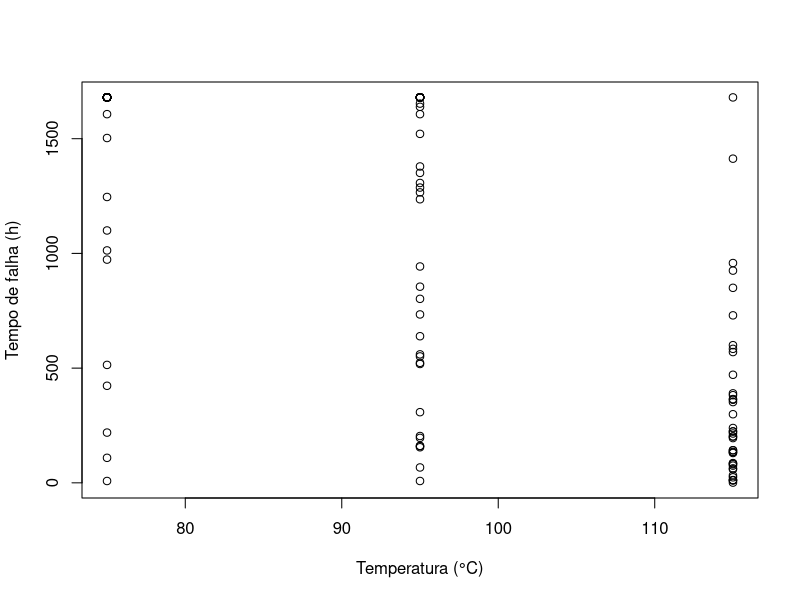
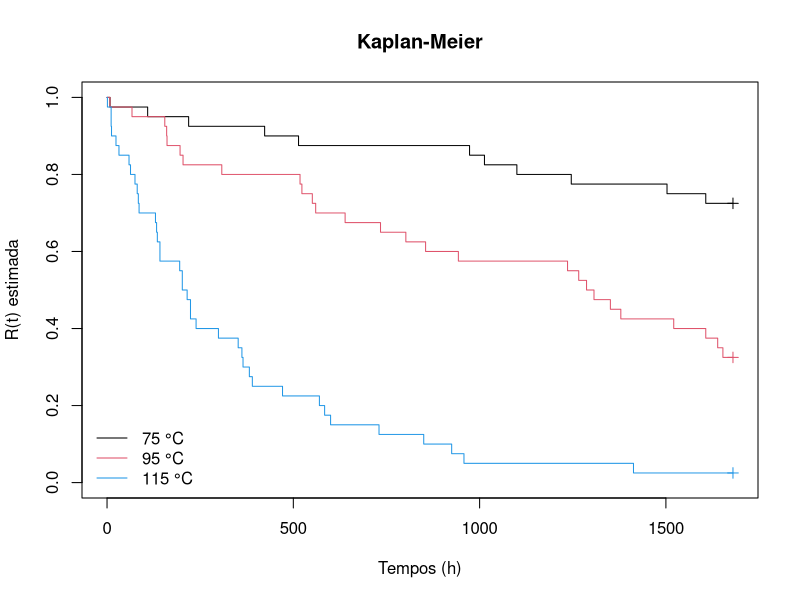
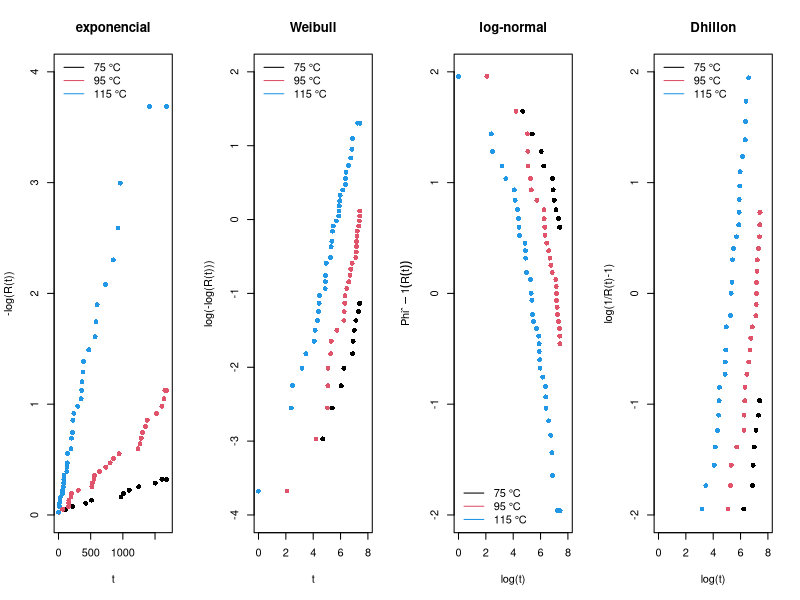

R code for these plots, in order: (Note: this script raises an error after producing the figures.)
# Carregando o pacote necessário:
require(survival)


# Carregando dados:
tempos.75=c(8,109,219,423,514,973,1013,1100,1246,1503,1607,rep(1680,29))
tempos.95=c(8,67,155,160,161,196,204,308,518,523,551,560,639,734,802,855,943,1236,1266,1287,1307,
1351,1379,1521,1607,1639,1653,rep(1680,13))
tempos.115=c(1,11,11,12,24,32,59,63,75,81,84,86,130,133,135,142,142,195,202,202,215,224,224,239,
299,352,362,365,382,390,471,570,584,600,730,850,925,958,1413,1680)
tempos=c(tempos.75,tempos.95,tempos.115)
cens.75=c(rep(1,11),rep(0,29))
cens.95=c(rep(1,27),rep(0,13))
cens.115=c(rep(1,39),rep(0,1))
cens=c(cens.75,cens.95,cens.115)
tau.75=rep(75,40)
tau.95=rep(95,40)
tau.115=rep(115,40)
tau=c(tau.75,tau.95,tau.115)
x.75=1000/(273.15+tau.75)
x.95=1000/(273.15+tau.95)
x.115=1000/(273.15+tau.115)
x=c(x.75,x.95,x.115)


# Gráfico tempo de falha (h) versus níveis de temperatura (°C):
plot(tau, tempos, xlab="Temperatura (°C)", ylab="Tempo de falha (h)")


# Estimador K-M:
ekm=survfit(Surv(tempos,cens)~tau)
summary(ekm)


plot(ekm, main="Kaplan-Meier", xlab="Tempos (h)", ylab="R(t) estimada", mark.time=TRUE, col=c(1,2,4))
legend("bottomleft", c("75 °C","95 °C","115 °C"), col=c(1,2,4), bty="n", lty=1)


# Gráficos de linearização das funções de confiabilidade:
ekm.75=survfit(Surv(tempos.75,cens.75)~1)
t1=ekm.75$time
rt1=ekm.75$surv
invrt1=qnorm(rt1)


ekm.95=survfit(Surv(tempos.95,cens.95)~1)
t2=ekm.95$time
rt2=ekm.95$surv
invrt2=qnorm(rt2)


ekm.115=survfit(Surv(tempos.115,cens.115)~1)
t3=ekm.115$time
rt3=ekm.115$surv
invrt3=qnorm(rt3)


par(mfrow=c(1,4))
plot(t1, -log(rt1), pch=16, xlab="t", ylab="-log(R(t))", main="exponencial", xlim=c(0,1700), ylim=c(0,4), col=1)
lines(t2, -log(rt2), pch=16, type="p", col=2, xlim=c(0,1700), ylim=c(0,4))
lines(t3, -log(rt3), pch=16, type="p", col=4, xlim=c(0,1700), ylim=c(0,4))
legend("topleft", c("75 °C","95 °C","115 °C"), col=c(1,2,4), bty="n", lty=1)


plot(log(t1), log(-log(rt1)), pch=16, xlab="t", ylab="log(-log(R(t)))", main="Weibull",
xlim=c(0,8), ylim=c(-4,2), col=1)
lines(log(t2), log(-log(rt2)), pch=16, type="p", col=2, xlim=c(0,8), ylim=c(-4,2))
lines(log(t3), log(-log(rt3)), pch=16, type="p", col=4, xlim=c(0,8), ylim=c(-4,2))
legend("topleft", c("75 °C","95 °C","115 °C"), col=c(1,2,4), bty="n", lty=1)


plot(log(t1), invrt1, pch=16, xlab="log(t)", ylab=expression(Phiˆ -1*(R(t))), main="log-normal",
xlim=c(0,8), ylim=c(-2,2), col=1)
lines(log(t2), invrt2, pch=16, type="p", col=2, xlim=c(0,8), ylim=c(-2,2))
lines(log(t3), invrt3, pch=16, type="p", col=4, xlim=c(0,8), ylim=c(-2,2))
legend("bottomleft", c("75 °C","95 °C","115 °C"), col=c(1,2,4), bty="n", lty=1)


plot(log(t1),log(1/rt1-1), pch=16, xlab="log(t)", ylab="log(1/R(t)-1)", main="Dhillon",
xlim=c(0,8), ylim=c(-2,2), col=1)
lines(log(t2), log(1/rt2-1), pch=16, type="p", col=2, xlim=c(0,8), ylim=c(-2,2))
lines(log(t3), log(1/rt3-1), pch=16, type="p", col=4, xlim=c(0,8), ylim=c(-2,2))
legend("topleft", c("75 °C","95 °C","115 °C"), col=c(1,2,4), bty="n", lty=1)


# Ajuste dos modelos de regressão para todos os níveis de estresse:
mod.e=survreg(Surv(tempos,cens)~x, dist="exponential")
summary(mod.e)
AIC(mod.e)


mod.w=survreg(Surv(tempos,cens)~x, dist="weibull")
summary(mod.w)
AIC(mod.w)


gama.hat=1/mod.w$scale
gama.hat


mod.ln=survreg(Surv(tempos,cens)~x, dist="lognormal")
summary(mod.ln)
AIC(mod.ln)


mod.d=survreg(Surv(tempos, cens)~x, dist="loglogistic") 
summary(mod.d)
AIC(mod.d)


# Verificação da adequação dos modelos utilizando os resíduos de Cox-Snell:
par(mfrow=c(2,4))


b0.hat=mod.e$coefficients[2]
res=tempos*exp(-b0.hat-b1.hat*x)
ekm=survfit(Surv(res,cens)~1, type="kaplan-meier")
plot(ekm, conf.int=F, lty=c(1,1), xlab="e", ylab="R(e): estimada", main="exponencial")
res=sort(res); exp1=exp(-res); lines(res,exp1,lty=3)
legend("topright", lty=c(1,3), c("Kaplan-Meier","Exp(1)"), lwd=1, bty="n", cex=0.8)
rt=ekmtime; rexp1=exp(-t)
plot(rt, rexp1, xlab="R(e): Kaplan-Meier", ylab="R(e): Exp(1)", pch=16, main="exponencial")


b0.hat=mod.w$coefficients[2]; gama.hat=1/mod.w$scale
res=(tempos*exp(-b0.hat-b1.hat*x))**gama.hat
ekm=survfit(Surv(res,cens)~1, type="kaplan-meier")
plot(ekm, conf.int=F, lty=c(1,1), xlab="e", ylab="R(e): estimada", main="Weibull")
res=sort(res); exp1=exp(-res); lines(res,exp1,lty=3)
legend("topright", lty=c(1,3), c("Kaplan-Meier","Exp(1)"), lwd=1, bty="n", cex=0.8)
rt=ekm$time; rexp1=exp(-t)
plot(rt, rexp1, xlab="R(e): Kaplan-Meier", ylab="R(e): Exp(1)", pch=16, main="Weibull")


b0.hat=mod.ln$coefficients[2]; scale.hat=mod.ln$scale
res=-log(1-pnorm((log(tempos)-b0.hat-b1.hat*x)/scale.hat))
ekm=survfit(Surv(res,cens)~1, type="kaplan-meier")
plot(ekm, conf.int=F, lty=c(1,1), xlab="e", ylab="R(e): estimada", main="log-normal")
res=sort(res); exp1=exp(-res); lines(res,exp1,lty=3)
legend("topright", lty=c(1,3), c("Kaplan-Meier","Exp(1)"), lwd=1, bty="n", cex=0.8)
rt=ekmtime; rexp1=exp(-t)
plot(rt, rexp1, xlab="R(e): Kaplan-Meier", ylab="R(e): Exp(1)", pch=16, main="log-normal")


b0.hat=mod.d$coefficients[1]; b1.hat=mod.d$coefficients[2]; gama.hat=1/mod.d$scale
res=log(1 + exp(gama.hat*(log(tempos)-b0.hat-b1.hat*x)))
ekm=survfit(Surv(res,cens)~1, type="kaplan-meier")
plot(ekm, conf.int=F, lty=c(1,1), xlab="e", ylab="R(e): estimada", main="Dhillon")
res=sort(res); exp1=exp(-res); lines(res,exp1,lty=3)
legend("topright", lty=c(1,3), c("Kaplan-Meier","Exp(1)"), lwd=1, bty="n", cex=0.8)
rt=ekm$surv; t=ekm$time; rexp1=exp(-t)
plot(rt, rexp1, xlab="R(e): Kaplan-Meier", ylab="R(e): Exp(1)", pch=16, main="Dhillon")


# Extrapolação dos resultados para as condições de uso (55 °C):
# Considerando ainda o uso real de 5 horas/dia:


# MTTF:
b0.hat=mod.e$coefficients[2]
exp(b0.hat+b1.hat*1000/(273.16+55)) / 5


# Tempo mediano (t50):
-exp(b0.hat+b1.hat*1000/(273.16+55))*log(1-0.5) / 5


# Percentil 5% (t5):
-exp(b0.hat+b1.hat*1000/(273.16+55))*log(1-0.05) / 5


# 1-R(t) com t = 1 ano = 365*5 = 1825 horas (5 horas de uso, em média, por dia):
1-exp(-1825/exp(b0.hat+b1.hat*1000/(273.16+55)))


# Energia de ativação:
E=8.6171*10^(-5)*mod.e$coefficients[2]*1000
E
